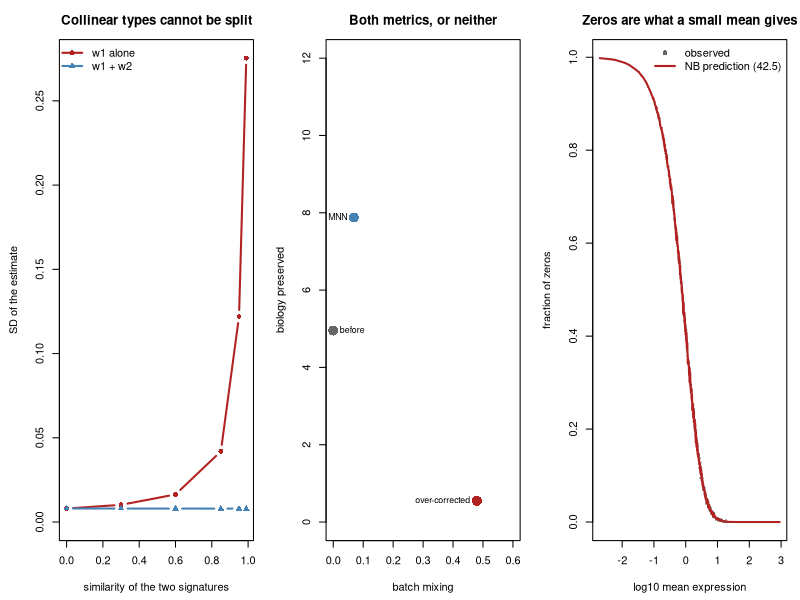

This chart was generated by the following R code:
#' ---
#' title: "Applied 42 - Deconvolution, batch integration, and zero-inflation"
#' output: html_document
#' ---
#'
#' **Curriculum link:** `stats.md` -> Topic 42, equations (42.1)-(42.6)
#' **Core modules used:** 11, 19, 13, 26, 36
#'
#' ## Dataset card
#'
#' | | |
#' |---|---|
#' | **Real analogue** | Bulk RNA-seq deconvolved with CIBERSORTx; scRNA-seq integrated with Harmony or MNN |
#' | **Key threats** | Wrong signature; collinear cell types; compositional output; over-correction; imaginary zero-inflation |
#' | **Here** | Simulated mixtures with known proportions, and UMI counts with a known zero mechanism |
#'
#' ## Three claims to test
#'
#' 1. Deconvolution is a constrained regression, and it inherits every problem
#'    regression has with collinear predictors.
#' 2. Integration trades mixing against biology, and one metric alone can
#'    always be made to look good.
#' 3. Zero-inflation in UMI data is mostly a myth, and testable.

#+ setup, message = FALSE
MODULE_NAME <- "42_deconvolution_and_integration"
OUT <- file.path(Sys.getenv("STATS_OUT", unset = "results"), MODULE_NAME)
dir.create(OUT, recursive = TRUE, showWarnings = FALSE)
header <- function(txt) cat("\n", strrep("=", 72), "\n", txt, "\n",
                            strrep("=", 72), "\n", sep = "")
set.seed(42)

#' ## 1. Deconvolution is constrained regression, eq. (42.1)-(42.2)
#'
#' $$y_g=\sum_k S_{gk}w_k+\varepsilon_g,\qquad w_k\ge 0,\ \sum_k w_k=1
#'   \qquad (42.1)-(42.2)$$

#+ deconvolve
header("1. Recovering cell-type proportions from a mixture (42.1)-(42.2)")
#' Cell-type reference profiles. `similarity` makes two types alike, which is
#' what happens with, say, CD4 and CD8 T cells.
make_signatures <- function(n_genes = 600, n_types = 5, similarity = 0,
                            seed = 0) {
  set.seed(seed)
  S <- matrix(exp(rnorm(n_genes * n_types, 3.0, 1.0)), n_genes, n_types)
  if (similarity > 0) {
    mid <- (S[, 1] + S[, 2]) / 2
    S[, 1] <- (1 - similarity) * S[, 1] + similarity * mid
    S[, 2] <- (1 - similarity) * S[, 2] + similarity * mid
  }
  S
}
#' Eq. (42.2): non-negative least squares, solved with a bound-constrained
#' optimiser so the module needs no extra packages. Then rescale onto the
#' simplex.
deconvolve <- function(y, S) {
  StS <- crossprod(S); Sty <- as.vector(crossprod(S, y))
  fn <- function(w) sum((S %*% w - y)^2)
  gr <- function(w) 2 * (as.vector(StS %*% w) - Sty)
  start <- pmax(qr.coef(qr(S), y), 0)
  start[!is.finite(start)] <- 0
  w <- optim(start, fn, gr, method = "L-BFGS-B",
             lower = rep(0, ncol(S)))$par
  if (sum(w) > 0) w / sum(w) else rep(1 / ncol(S), ncol(S))
}
S <- make_signatures(seed = 1)
n_types <- ncol(S)
true_w <- c(0.40, 0.25, 0.15, 0.15, 0.05)
cat(sprintf("  %d genes, %d cell types\n\n", nrow(S), n_types))
cat(sprintf("  %-14s%s%15s\n", "noise level",
            paste(sprintf("%10s", paste0("type ", 1:n_types)), collapse = ""),
            "mean |error|"))
cat(sprintf("  %-14s%s%15s\n", "TRUTH",
            paste(sprintf("%10.3f", true_w), collapse = ""), ""))
for (noise in c(0.02, 0.10, 0.30)) {
  est <- t(replicate(200, {
    y <- as.vector(S %*% true_w) * exp(rnorm(nrow(S), 0, noise))
    deconvolve(y, S) }))
  cat(sprintf("  %-14.2f%s%15.4f\n", noise,
              paste(sprintf("%10.3f", colMeans(est)), collapse = ""),
              mean(abs(colMeans(est) - true_w))))
}
cat("\n  With a correct signature matrix, deconvolution is accurate and
  degrades gracefully with noise. Everything below is about what happens when
  one of its assumptions fails.\n")

#' ## 2. Collinear cell types, eq. (42.2)

#+ collinear
header("2. Similar cell types are collinear predictors")
cat(sprintf("  %-30s%13s%11s%14s\n", "similarity of types 1 and 2",
            "corr(S1,S2)", "SD of w1", "SD of w1+w2"))
for (sim in c(0.0, 0.5, 0.85, 0.97)) {
  S2 <- make_signatures(similarity = sim, seed = 2)
  est <- t(replicate(300, {
    y <- as.vector(S2 %*% true_w) * exp(rnorm(nrow(S2), 0, 0.10))
    deconvolve(y, S2) }))
  cat(sprintf("  %-30.2f%13.3f%11.4f%14.4f\n", sim, cor(S2[, 1], S2[, 2]),
              sd(est[, 1]), sd(est[, 1] + est[, 2])))
}
cat("\n  As the two signatures converge, the individual estimates become
  wildly unstable while their SUM stays precise. The data determines how much
  'type 1 or type 2' there is, and cannot split it.

  This is the collinearity behaviour of Module 11, and it has a practical
  consequence: report related cell types as a COMBINED fraction unless you can
  show the signatures are separable. A paper reporting a shift from CD4 to CD8
  with a constant total is often reporting numerical instability.\n")

#' ## 3. The output is compositional

#+ compositional
header("3. Proportions cannot move independently")
S3 <- make_signatures(seed = 3)
# One cell type genuinely doubles; the others are untouched in absolute terms.
abs_ctrl <- c(1000, 600, 400, 400, 150)
abs_case <- abs_ctrl; abs_case[1] <- abs_case[1] * 2
sim_prop <- function(ab) t(replicate(300, {
  w <- ab / sum(ab)
  y <- as.vector(S3 %*% w) * exp(rnorm(nrow(S3), 0, 0.08))
  deconvolve(y, S3) }))
c0 <- sim_prop(abs_ctrl); c1 <- sim_prop(abs_case)
cat("  Only cell type 1 changed, and it DOUBLED in absolute abundance.\n\n")
cat(sprintf("  %-8s%18s%18s%18s%18s\n", "type", "absolute change",
            "proportion ctrl", "proportion case", "apparent change"))
for (i in 1:n_types)
  cat(sprintf("  %-8d%18.2f%18.3f%18.3f%18.2f\n", i,
              abs_case[i] / abs_ctrl[i], mean(c0[, i]), mean(c1[, i]),
              mean(c1[, i]) / mean(c0[, i])))
cat("\n  Four cell types did not change at all and every one of them appears
  to have fallen by about a quarter. That is closure (Topic 26), not biology.

  Deconvolution output is compositional and must be analysed as such: use
  log-ratios, or anchor to an absolute measurement such as total cell count
  per gram of tissue. Testing proportions directly with a t-test per cell type
  produces exactly the correlated false positives Module 36 demonstrates.\n")

#' ## 4. Batch integration, eq. (42.3)
#'
#' $$x_i^{corr}=x_i-\frac{1}{|P|}\sum_{(a,b)\in P}(x_a-x_b) \qquad (42.3)$$

#+ integration
header("4. MNN-style correction, and the metric that can be gamed (42.3)")
#' Two batches, two cell types. If shared is FALSE, type 2 exists in only one
#' batch, which is what stops naive alignment being safe.
make_batches <- function(n_per = 300, n_genes = 40, batch_shift = 3.0,
                         seed = 0, shared = TRUE) {
  set.seed(seed)
  X <- list(); bb <- cc <- integer(0)
  for (b in 0:1) {
    types <- if (shared || b == 0) 0:1 else 0
    for (t in types) {
      centre <- rep(b * batch_shift, n_genes)
      centre[1:5] <- centre[1:5] + t * 4.0             # biology
      X[[length(X) + 1]] <- matrix(rnorm(n_per * n_genes, 0, 1), n_per) +
        rep(centre, each = n_per)
      bb <- c(bb, rep(b, n_per)); cc <- c(cc, rep(t, n_per))
    }
  }
  list(X = do.call(rbind, X), batch = bb, ctype = cc)
}
sqdist <- function(A, B)
  outer(rowSums(A^2), rowSums(B^2), "+") - 2 * A %*% t(B)
#' Eq. (42.3): find mutual nearest neighbours across batches and subtract the
#' average difference.
mnn_correct <- function(X, batch, k = 20) {
  a <- X[batch == 0, , drop = FALSE]; b <- X[batch == 1, , drop = FALSE]
  d <- sqdist(a, b)
  nn_a <- t(apply(d, 1, order))[, 1:k, drop = FALSE]   # b-neighbours of each a
  nn_b <- t(apply(d, 2, order))[, 1:k, drop = FALSE]   # a-neighbours of each b
  vecs <- list()
  for (i in seq_len(nrow(a))) for (j in nn_a[i, ])
    if (i %in% nn_b[j, ]) vecs[[length(vecs) + 1]] <- a[i, ] - b[j, ]
  if (!length(vecs)) return(X)
  vec <- colMeans(do.call(rbind, vecs))
  out <- X
  out[batch == 1, ] <- sweep(out[batch == 1, , drop = FALSE], 2, vec, "+")
  out
}
#' Fraction of each cell's neighbours from the other batch. 0.5 is ideal.
mixing <- function(X, batch, k = 25) {
  d <- sqdist(X, X); diag(d) <- Inf
  nn <- t(apply(d, 1, order))[, 1:k, drop = FALSE]
  mean(matrix(batch[nn], nrow(nn)) != batch)
}
#' Silhouette-like separation of the true cell types.
bio_preserved <- function(X, ctype) {
  c0 <- X[ctype == 0, , drop = FALSE]; c1 <- X[ctype == 1, , drop = FALSE]
  between <- sqrt(sum((colMeans(c0) - colMeans(c1))^2))
  within <- (mean(apply(c0, 2, sd)) + mean(apply(c1, 2, sd))) / 2
  between / within
}
B <- make_batches(seed = 5)
X <- B$X; batch <- B$batch; ctype <- B$ctype
Xc <- mnn_correct(X, batch)
# An "integration" that destroys everything: shrink the real structure to
# almost nothing and let noise dominate.
X_over <- sweep(X, 2, colMeans(X)) * 0.02 +
  matrix(rnorm(length(X), 0, 0.5), nrow(X))
cat(sprintf("  %-28s%15s%20s\n", "state", "batch mixing",
            "biology preserved"))
for (z in list(list("before correction", X), list("MNN corrected (42.3)", Xc),
               list("aggressive over-correction", X_over)))
  cat(sprintf("  %-28s%15.3f%20.2f\n", z[[1]], mixing(z[[2]], batch),
              bio_preserved(z[[2]], ctype)))
cat("\n  Read the two columns together, never one alone. The over-corrected
  version has the BEST mixing score of the three, and it achieved that by
  deleting the biology.

  Any integration strong enough to remove all batch signal will remove biology
  correlated with batch. Report a mixing metric AND a biology-preservation
  metric, and if your design is confounded no correction can separate them
  (Module 19).\n")

#' ## 5. Integration when a population exists in only one batch

#+ unshared
header("5. Mutual nearest neighbours protects against forced alignment")
U <- make_batches(seed = 6, shared = FALSE)
Xu <- U$X; bu <- U$batch; cu <- U$ctype
Xu_c <- mnn_correct(Xu, bu)
only_in_0 <- cu == 1
cat(sprintf("  Cell type 2 appears in batch 0 only (%d cells).\n\n",
            sum(only_in_0)))
cat(sprintf("  %-26s%10s%38s\n", "", "mixing",
            "type-2 cells pulled toward batch 1"))
for (z in list(list("before", Xu), list("MNN corrected", Xu_c))) {
  D <- z[[2]]
  d_to_b1 <- sqrt(sum((colMeans(D[only_in_0, , drop = FALSE]) -
                       colMeans(D[bu == 1, , drop = FALSE]))^2))
  cat(sprintf("  %-26s%10.3f%38.2f\n", z[[1]], mixing(D, bu), d_to_b1))
}
cat("\n  The mutual criterion is what makes this safe. A cell in batch 0 with
  no counterpart in batch 1 will rarely be part of a RECIPROCAL
  nearest-neighbour pair, so it contributes little to the correction vector.

  Methods that align batches globally, by matching distributions rather than
  cells, have no such protection and will happily map a population that exists
  in one batch onto an unrelated population in the other. Check what happens
  to batch-specific populations before trusting any integration.\n")

#' ## 6. Is there really zero-inflation? eq. (42.4)-(42.5)
#'
#' $$P(Y=0)=\left(\frac{1/\phi}{1/\phi+\mu}\right)^{1/\phi} \qquad (42.5)$$

#+ zero-inflation
header("6. Testing for zero-inflation instead of assuming it (42.4)-(42.5)")
nb_zero_prob <- function(mu, disp) {
  size <- 1 / disp
  (size / (size + mu))^size
}
simulate_umi <- function(n_cells = 1500, n_genes = 800, disp = 0.25,
                         pi_extra = 0, seed = 0) {
  set.seed(seed)
  mu <- exp(rnorm(n_genes, 0.5, 1.6))
  size <- 1 / disp
  lam <- matrix(rgamma(n_cells * n_genes, size,
                       rate = rep(size / mu, each = n_cells)), n_cells)
  y <- matrix(rpois(length(lam), lam), n_cells)
  if (pi_extra > 0)
    y <- y * (matrix(runif(length(y)), nrow(y)) > pi_extra)  # true dropout
  list(y = y, mu = mu)
}
cat(sprintf("  %-34s%17s%14s%10s\n", "data", "mean obs zeros", "NB predicts",
            "excess"))
for (z in list(list("plain NB (no inflation)", 0.0),
               list("NB + 20% true dropout", 0.20))) {
  U2 <- simulate_umi(pi_extra = z[[2]], seed = 17)
  y <- U2$y
  obs <- colMeans(y == 0)
  mu_hat <- colMeans(y); v <- apply(y, 2, var)
  disp_hat <- pmin(pmax((v - mu_hat) / pmax(mu_hat^2, 1e-9), 1e-3), 10)
  pred <- nb_zero_prob(mu_hat, disp_hat)
  cat(sprintf("  %-34s%17.3f%14.3f%10.3f\n", z[[1]], mean(obs), mean(pred),
              mean(obs) - mean(pred)))
}
cat("\n  When the data really is negative binomial, the observed zeros match
  the NB prediction, and fitting an extra inflation parameter would be fitting
  noise. When there IS extra dropout, the excess shows up plainly.

  This is a diagnostic anyone can run in three lines, and it is the reason the
  scRNA-seq field moved away from zero-inflated models for UMI data. The zeros
  were never unexplained; they are what a small mean produces.\n")

#+ zi-cost
header("6b. What fitting an unnecessary zero-inflation costs")
cat("  Data has NO zero-inflation. Forcing a ZI parameter anyway, by
  attributing every zero beyond the POISSON expectation to dropout:\n\n")
cat(sprintf("  %-14s%10s%10s%10s%10s%12s\n", "dispersion", "Q1", "Q2", "Q3",
            "Q4", "worst gene"))
for (dsp in c(0.25, 0.80, 2.00)) {
  U3 <- simulate_umi(pi_extra = 0, disp = dsp, seed = 23)
  y <- U3$y; mu <- U3$mu
  mu_hat <- colMeans(y); obs0 <- colMeans(y == 0)
  pi_forced <- pmin(pmax(obs0 - exp(-mu_hat), 0), 0.95)
  mu_zinb <- mu_hat / (1 - pi_forced)
  qs <- quantile(mu, seq(0, 1, length.out = 5))
  rr <- sapply(1:4, function(i) {
    m <- mu >= qs[i] & mu <= qs[i + 1]; mean(mu_zinb[m] / mu[m]) })
  cat(sprintf("  %-14.2f%9.2fx%9.2fx%9.2fx%9.2fx%11.2fx\n", dsp, rr[1], rr[2],
              rr[3], rr[4], max(mu_zinb / mu)))
}
cat("  (expression quartiles, Q1 lowest; each cell is the mean inflation factor)\n")
cat("\n  Read along a row first. The inflation is worst in the MIDDLE of the
  expression range, not at the bottom. Very low-expressed genes have few
  counts under either model, so the Poisson and NB zero predictions nearly
  agree and little is misattributed. Very high-expressed genes have almost no
  zeros at all. In between, the NB produces many more zeros than a Poisson
  would, and every one of those gets blamed on dropout.

  Now read down the columns. The size of the error is set by the DISPERSION,
  because dispersion is what creates the extra zeros in the first place. At
  dispersion 2.0 the typical mid-range gene's mean is inflated by nearly half,
  and the worst gene by two thirds.

  Test first (eq. 42.5). Model dropout only if the excess is there, and expect
  the answer to depend on the protocol: plate-based and read-based assays
  behave differently from UMI ones.\n")

#' ## 7. Cell-cell communication, eq. (42.6)
#'
#' $$\text{score}(a\to b)=\bar{L}_a\cdot\bar{R}_b \qquad (42.6)$$

#+ communication
header("7. Communication scores and the null they are tested against (42.6)")
set.seed(4207)
n_cc <- 2000; K <- 4
ctype_cc <- sample(0:(K - 1), n_cc, replace = TRUE)
# Ligand and receptor expression depend ONLY on cell type abundance and a
# shared technical factor. There is no communication in this simulation.
depth <- rlnorm(n_cc, 0, 0.4)
lig <- rpois(n_cc, exp(1.2 + 0.4 * ctype_cc) * depth)
rec <- rpois(n_cc, exp(1.0 + 0.3 * ctype_cc) * depth)
comm_score <- function(lig, rec, ctype, a, b)
  mean(lig[ctype == a]) * mean(rec[ctype == b])          # eq. (42.6)
pairs <- expand.grid(a = 0:(K - 1), b = 0:(K - 1))
obs <- mapply(function(a, b) comm_score(lig, rec, ctype_cc, a, b),
              pairs$a, pairs$b)
null <- replicate(400, {
  perm <- sample(ctype_cc)
  mapply(function(a, b) comm_score(lig, rec, perm, a, b), pairs$a, pairs$b) })
sig <- (1 + rowSums(null >= obs)) / 401
cat(sprintf("  %dx%d = %d sender-receiver pairs, NO communication simulated\n",
            K, K, nrow(pairs)))
cat(sprintf("  pairs called significant by label permutation: %d\n",
            sum(sig < 0.05)))
cat(sprintf("\n  %-12s%12s%16s\n", "pair", "score", "permutation p"))
for (i in order(-obs)[1:5])
  cat(sprintf("  %-12s%12.1f%16.4f\n",
              sprintf("(%d, %d)", pairs$a[i], pairs$b[i]), obs[i], sig[i]))
cat("\n  There is no signalling anywhere in this simulation. Ligand and
  receptor levels rise with cell-type index and with sequencing depth, and
  that is enough to produce significant 'interactions'.

  Two reasons. The score in (42.6) is a product of expression magnitudes, so
  abundant ligands and abundant cell types dominate it. And permuting cell
  labels asks 'is this pair unusual for these cell types', which is not the
  same question as 'do these cells communicate'.

  Treat communication output as a ranked hypothesis list. A claim of
  signalling needs perturbation evidence, not a permutation p-value.\n")

#' ## 8. Figure

#+ figure, fig.width = 13, fig.height = 4.5
png(file.path(OUT, "deconvolution.png"), width = 1300, height = 450)
par(mfrow = c(1, 3), mar = c(4.5, 4.5, 3, 1))
sims <- c(0, 0.3, 0.6, 0.85, 0.95, 0.99)
sd1 <- sdsum <- numeric(length(sims))
for (i in seq_along(sims)) {
  S2 <- make_signatures(similarity = sims[i], seed = 2)
  est <- t(replicate(150, deconvolve(as.vector(S2 %*% true_w) *
                                       exp(rnorm(nrow(S2), 0, 0.10)), S2)))
  sd1[i] <- sd(est[, 1]); sdsum[i] <- sd(est[, 1] + est[, 2])
}
plot(sims, sd1, type = "b", pch = 16, col = "firebrick", lwd = 2,
     ylim = c(0, max(sd1)), xlab = "similarity of the two signatures",
     ylab = "SD of the estimate", main = "Collinear types cannot be split")
lines(sims, sdsum, type = "b", pch = 17, col = "steelblue", lwd = 2)
legend("topleft", c("w1 alone", "w1 + w2"), pch = c(16, 17), lwd = 2,
       bty = "n", col = c("firebrick", "steelblue"))
plot(mixing(X, batch), bio_preserved(X, ctype), pch = 16, cex = 2,
     col = "grey40", xlim = c(0, 0.6), ylim = c(0, 12),
     xlab = "batch mixing", ylab = "biology preserved",
     main = "Both metrics, or neither")
points(mixing(Xc, batch), bio_preserved(Xc, ctype), pch = 16, cex = 2,
       col = "steelblue")
points(mixing(X_over, batch), bio_preserved(X_over, ctype), pch = 16, cex = 2,
       col = "firebrick")
text(c(mixing(X, batch), mixing(Xc, batch), mixing(X_over, batch)),
     c(bio_preserved(X, ctype), bio_preserved(Xc, ctype),
       bio_preserved(X_over, ctype)),
     c("before", "MNN", "over-corrected"), pos = c(4, 2, 2), cex = 0.8)
U4 <- simulate_umi(pi_extra = 0, seed = 17)
mh <- colMeans(U4$y); ob <- colMeans(U4$y == 0)
vv <- apply(U4$y, 2, var)
dh <- pmin(pmax((vv - mh) / pmax(mh^2, 1e-9), 1e-3), 10)
plot(log10(mh), ob, pch = 16, cex = 0.4, col = adjustcolor("grey40", 0.5),
     xlab = "log10 mean expression", ylab = "fraction of zeros",
     main = "Zeros are what a small mean gives")
o <- order(mh)
lines(log10(mh[o]), nb_zero_prob(mh, dh)[o], col = "firebrick", lwd = 2)
legend("topright", c("observed", "NB prediction (42.5)"), pch = c(16, NA),
       lwd = c(NA, 2), bty = "n", col = c("grey40", "firebrick"))
invisible(dev.off())
cat("\nFigure written to", file.path(OUT, "deconvolution.png"), "\n")

#' # PROBLEMS
#'
#' ### Problem 1: A signature from the wrong tissue
#'
#' Deconvolve using a signature matrix that is systematically wrong, as
#' happens when the reference came from blood and the sample is tumour.

## ---- YOUR CODE HERE ----------------------------------------------------

## ---- SOLUTION (uncomment to check) -------------------------------------
# S_true <- make_signatures(seed = 11)
# cat(sprintf("  %-34s%s%13s\n", "reference used",
#             paste(sprintf("%9s", paste0("type ", 1:n_types)), collapse = ""),
#             "mean |err|"))
# cat(sprintf("  %-34s%s%13s\n", "TRUTH",
#             paste(sprintf("%9.3f", true_w), collapse = ""), ""))
# for (z in list(list("correct reference", 0.0),
#                list("mildly wrong platform", 0.25),
#                list("wrong tissue", 0.8))) {
#   set.seed(12)
#   S_used <- S_true * exp(matrix(rnorm(length(S_true), 0, z[[2]]),
#                                 nrow(S_true)))
#   est <- t(replicate(200, deconvolve(as.vector(S_true %*% true_w) *
#                        exp(rnorm(nrow(S_true), 0, 0.08)), S_used)))
#   cat(sprintf("  %-34s%s%13.4f\n", z[[1]],
#               paste(sprintf("%9.3f", colMeans(est)), collapse = ""),
#               mean(abs(colMeans(est) - true_w))))
# }
#
# ## The estimates degrade steadily and, importantly, they degrade SILENTLY:
# ## the fit always returns proportions that sum to one and always looks like
# ## a plausible answer. There is no residual diagnostic in the standard
# ## output that screams "wrong reference".
# ##
# ## The check worth running is the residual: compare the observed bulk
# ## profile against S %*% w_hat. A reference that does not fit leaves
# ## structured, not random, residuals. Always report that fit, and always
# ## match the reference platform and tissue.

#' ### Problem 2: Does correction help or harm when the design is confounded?
#'
#' Compare integration on a balanced design and a fully confounded one.

## ---- YOUR CODE HERE ----------------------------------------------------

## ---- SOLUTION (uncomment to check) -------------------------------------
# confounded_batches <- function(confound, seed = 0, n_per = 300,
#                                n_genes = 40) {
#   set.seed(seed)
#   X <- list(); bb <- cc <- integer(0)
#   for (b in 0:1) for (t in 0:1) {
#     # When confounded, batch 0 is almost all type 0 and vice versa.
#     n <- if (confound) round(n_per * if (b == t) 0.9 else 0.1) else n_per
#     if (n == 0) next
#     centre <- rep(b * 3.0, n_genes); centre[1:5] <- centre[1:5] + t * 4.0
#     X[[length(X) + 1]] <- matrix(rnorm(n * n_genes), n) +
#       rep(centre, each = n)
#     bb <- c(bb, rep(b, n)); cc <- c(cc, rep(t, n))
#   }
#   list(X = do.call(rbind, X), batch = bb, ctype = cc)
# }
# cat(sprintf("  %-22s%-18s%10s%15s\n", "design", "state", "mixing",
#             "biology kept"))
# for (z in list(list("balanced", FALSE), list("confounded", TRUE))) {
#   Cb <- confounded_batches(z[[2]], seed = 21)
#   Cbc <- mnn_correct(Cb$X, Cb$batch)
#   for (w in list(list("before", Cb$X), list("after MNN", Cbc)))
#     cat(sprintf("  %-22s%-18s%10.3f%15.2f\n", z[[1]], w[[1]],
#                 mixing(w[[2]], Cb$batch), bio_preserved(w[[2]], Cb$ctype)))
# }
#
# ## On the balanced design, correction improves mixing and leaves the biology
# ## intact. On the confounded design, correction improves mixing by
# ## destroying the biological separation, because the batch difference and
# ## the biological difference are the same direction in the data.
# ##
# ## The mixing metric improves in BOTH cases. If you reported only mixing,
# ## the confounded design would look like the bigger success. This is why
# ## Module 19 insists that confounding is a design failure with no analytical
# ## remedy, and why the two metrics must always be read as a pair.

#' ### Problem 3: When does zero-inflation actually appear?
#'
#' Compare a UMI-like protocol with a read-based one where amplification adds
#' genuine dropout, and check whether the diagnostic distinguishes them.

## ---- YOUR CODE HERE ----------------------------------------------------

## ---- SOLUTION (uncomment to check) -------------------------------------
# cat(sprintf("  %-34s%12s%13s%9s%16s\n", "protocol", "obs zeros",
#             "NB predicts", "excess", "verdict"))
# for (z in list(list("UMI, well behaved", 0.00, 0.25),
#                list("UMI, high dispersion", 0.00, 0.80),
#                list("read-based, real dropout", 0.25, 0.25),
#                list("severe dropout", 0.50, 0.25))) {
#   Uz <- simulate_umi(pi_extra = z[[2]], disp = z[[3]], seed = 41)
#   obs <- mean(colMeans(Uz$y == 0))
#   mh2 <- colMeans(Uz$y); vv2 <- apply(Uz$y, 2, var)
#   dh2 <- pmin(pmax((vv2 - mh2) / pmax(mh2^2, 1e-9), 1e-3), 20)
#   pred <- mean(nb_zero_prob(mh2, dh2))
#   exc <- obs - pred
#   cat(sprintf("  %-34s%12.3f%13.3f%9.3f%16s\n", z[[1]], obs, pred, exc,
#               if (exc > 0.02) "inflated" else "no inflation"))
# }
#
# ## The diagnostic separates the cases correctly, and note the second row in
# ## particular: high dispersion produces MANY zeros, and the NB still
# ## predicts them. Lots of zeros is not evidence of zero-inflation. Only
# ## zeros in excess of what the fitted mean-variance relationship predicts
# ## are.
# ##
# ## That distinction is the whole argument. The scRNA-seq literature spent
# ## years treating "mostly zeros" as self-evident proof of a dropout process,
# ## when the negative binomial had already accounted for them. Estimate the
# ## dispersion first, then ask what is left over.

#' ## What to take away
#'
#' 1. Deconvolution is constrained regression (42.1)-(42.2) and inherits
#'    collinearity: report similar cell types as a combined fraction.
#' 2. Its output is **compositional**. One type rising forces the others down.
#' 3. Integration must be judged on **mixing and biology together**.
#'    Over-correction wins on mixing alone.
#' 4. Mutual nearest neighbours protects batch-specific populations; global
#'    distribution matching does not.
#' 5. **Test** for zero-inflation with eq. (42.5) rather than assuming it.
#'    Forcing one inflates low-expression means.
#' 6. Communication scores (42.6) are driven by expression magnitude and
#'    abundance. They rank hypotheses; they do not establish signalling.
#'
#' **Next:** `43_advanced_statistical_genetics.R`
